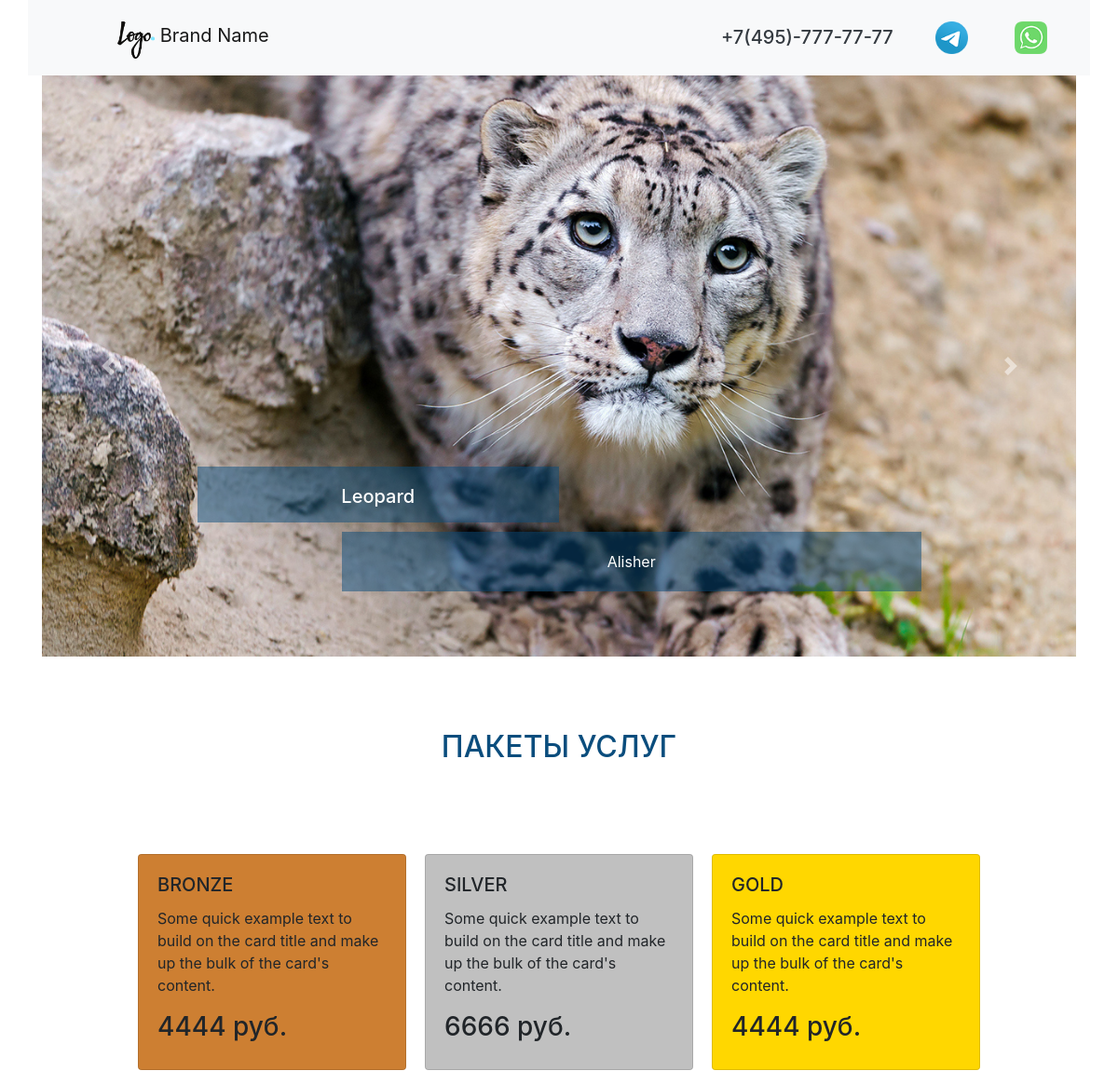
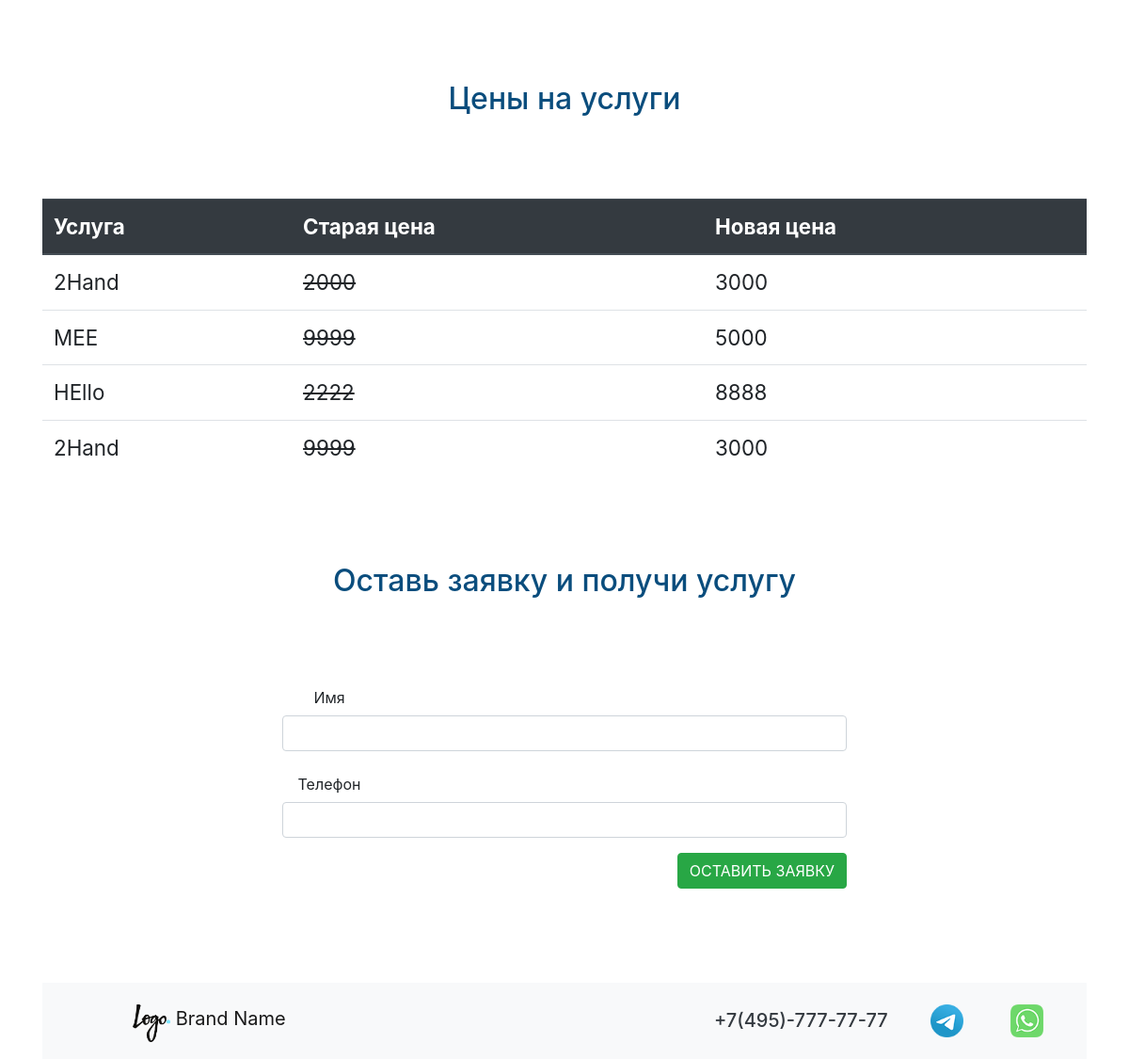
The page / on the database its author committed (2 pictures, top to bottom).
### cms/models.py (models this page shows, shortened)
class CmsSlider(models.Model):
    cms_img = models.ImageField(upload_to='sliderimg/')
    cms_title = models.CharField(max_length=200, verbose_name='Title')
    cms_text = models.CharField(max_length=200, verbose_name='Title')
    cms_css = models.CharField(max_length=200, null=True, default = '-', verbose_name= 'Stylee')
    class Meta:
        verbose_name = 'Slide'
        verbose_name_plural = 'Slides'

### price/models.py (models this page shows, shortened)
class PriceCard(models.Model):
    pc_value = models.CharField(max_length=20, verbose_name= ' Price')
    pc_decription = models.CharField(max_length=200, verbose_name= ' Describe')
    def __str__(self):
        return self.pc_value
    class Meta:
        verbose_name = 'Цена'
        verbose_name_plural = 'Цены'

class PriceTable(models.Model):
    pt_title = models.CharField(max_length=200, verbose_name= 'Service')
    pt_old_price = models.CharField(max_length=200, verbose_name= 'Old Price')
    pt_new_price = models.CharField(max_length=200, verbose_name='New Price')
    class Meta:
        verbose_name = 'Услуга'
        verbose_name_plural = 'Услугы'

### crm/views.py (the view)
# urls.py: path('', views.first_page),
def first_page(request):
    slider_list = CmsSlider.objects.all()
    pc_2 = PriceCard.objects.get(pk=2)
    pc_3 = PriceCard.objects.get(pk=3)
    pc_1 = PriceCard.objects.get(pk=1)
    price_table = PriceTable.objects.all()
    form = OrderForm()
    dict_obj = {
        'slider_list': slider_list,
        'pc_1': pc_1,
        'pc_2': pc_2,
        'pc_3': pc_3,
        'price_table': price_table,
        'form': form
    }
    return render(request, './index.html', dict_obj)

### crm/forms.py
class OrderForm(forms.Form):
    name = forms.CharField(max_length=200,
                           widget=forms.TextInput(attrs={
                               'class': 'form-control'
                           }))
    phone = forms.CharField(max_length=200,
                            widget=forms.TextInput(attrs={
                                'class': 'form-control'
                            })
                            )

### templates/index.html (shortened to what this page needs)
{% extends 'base.html' %}
{% load static %}
{% block index %}
  	{% include 'carusel.html' %}
  	{% include 'price.html' %}
  	<section>
  		<div class="container class_form">
  			<h1 class="text-3">Оставь заявку и получи услугу</h1>
  			<div class="row justify-content-center">
  			<form action="{% url 'sent' %}" method="POST" style="width: 50%;">
			  <div class="form-group row">
			    <label for="inputEmail3" class="col-sm-2 col-form-label">Имя</label><br>
			     {{ form.name }}
			  </div>
			  <div class="form-group row">
			    <label for="inputEmail3" class="col-sm-2 col-form-label">Телефон</label><br>
			      {{ form.phone }}
			  </div>
			  <div style="float: right;" class="form-group row">
			      <button type="submit" class="btn btn-success">ОСТАВИТЬ ЗАЯВКУ</button>
			  </div>
			</form>
			</div>
  		</div>
  	</section>
{% endblock %}

### templates/base.html (shortened to what this page needs)
{% load static %}
<!doctype html>
<html lang="ru">
  <head>
    <link href="{% static 'external.css' %}" rel="stylesheet">
    <link rel="stylesheet" href="https://cdn.jsdelivr.net/npm/bootstrap@4.5.3/dist/css/bootstrap.min.css">
  </head>
  <body>
	<nav class="navbar navbar-light bg-light container">
	  <a class="navbar-brand logo-top" href="#">
	    <img src=" {% static 'img/Logo.png' %}" width="40" height="40" class="d-inline-block align-top" alt="" loading="lazy">
	    Brand Name
	  </a>
	  <div class="contact-top">
                <a class="whatsapp-number" href="https://web.whatsapp.com/"></a>
                <a class="telegram-number" href="https://t.me/"></a>
              <a class="phone-number text-dark" href="tel:+74957777777">
              	<h5>+7(495)-777-77-77</h5></a>
      </div>
	</nav>
 {% block index %}
 {% endblock %}
    <footer>
  		<div class="container">
  			<nav class="navbar navbar-light bg-light container">
			    <a class="navbar-brand logo-top" href="#">
			    	<img src="{% static 'img/Logo.png' %}" width="40" height="40" class="d-inline-block align-top" alt="" loading="lazy">
			    	Brand Name
			    </a>
	  			<div class="contact-top">
	                <a class="whatsapp-number" href="https://web.whatsapp.com/"></a>
	                <a class="telegram-number" href="https://t.me/"></a>
	              	<a class="phone-number text-dark" href="tel:+74957777777">
	              	<h5>+7(495)-777-77-77</h5></a>
      			</div>
			</nav>
  		</div>
  	    </footer>
  </body>
</html>

### templates/carusel.html (shortened to what this page needs)
<!DOCTYPE html>
<html lang="en">
<head>
</head>
<body>
  	<section>
  		<div id="carouselExampleCaptions" class="carousel slide container" data-ride="carousel">
			<div class="carousel-inner">
				{% for slider in slider_list %}
		    <div class="carousel-item {{slider.cms_css}}">
		      <img src="{{ slider.cms_img.url }}" class="d-block w-100"  alt="..." />
		      <div class="carousel-caption d-none d-md-block">
		        <h5 class="slaider_h">{{ slider.cms_title }}</h5>
		        <p class="slaider_p">{{ slider.cms_text }}</p>
		      </div>
		    </div>
			  {% endfor %}
		  </div>
		  <a class="carousel-control-prev" href="#carouselExampleCaptions" role="button" data-slide="prev">
		    <span class="carousel-control-prev-icon" aria-hidden="true"></span>
		  </a>
		  <a class="carousel-control-next" href="#carouselExampleCaptions" role="button" data-slide="next">
		    <span class="carousel-control-next-icon" aria-hidden="true"></span>
		  </a>
		</div>
  	</section>
</body>
</html>

### templates/price.html (shortened to what this page needs)
{% load static %}
<!DOCTYPE html>
<html lang="en">
<head>
</head>
<body>
<section>
  		<div class="container">
  			<h1 class="text-3">ПАКЕТЫ УСЛУГ</h1>
  			<div class="row justify-content-center">
  				<div class="card product_card" style="width: 18rem; background-color: #cd7f32;">
				  <div class="card-body">
				    <h5 class="card-title">BRONZE</h5>
				    <p class="card-text">Some quick example text to build on the card title and make up the bulk of the card's content.</p>
				    <h3>{{pc_1}} руб.</h3>
				  </div>
				</div>
				<div class="card product_card" style="width: 18rem; background-color: #c0c0c0;">
				  <div class="card-body">
				    <h5 class="card-title">SILVER</h5>
				    <p class="card-text">Some quick example text to build on the card title and make up the bulk of the card's content.</p>
				    <h3>{{pc_2}} руб.</h3>
				  </div>
				</div>
				<div class="card product_card" style="width: 18rem; background-color: #ffd700;">
				  <div class="card-body">
				    <h5 class="card-title">GOLD</h5>
				    <p class="card-text">Some quick example text to build on the card title and make up the bulk of the card's content.</p>
				    <h3>{{pc_3}} руб.</h3>
				  </div>
				</div>
  			</div>
  		</div>
  	</section>
  	<section>
  		<div class="container">
  			<h1 class="text-3">Цены на услуги</h1>
  			<table class="table table_one">
			  <thead class="thead-dark">
			    <tr>
			      <th scope="col">Услуга</th>
			      <th scope="col">Старая цена</th>
			      <th scope="col">Новая цена</th>
			    </tr>
			  </thead>
			  <tbody>
			  {% for obj in price_table %}
			    <tr>
			      <td>{{obj.pt_title}}</td>
			      <td><del>{{obj.pt_old_price}}</del></td>
			      <td>{{obj.pt_new_price}}</td>
			    </tr>
			  {% endfor %}
			  </tbody>
			</table>
  		</div>
  	</section>
</body>
</html>

### Django/static/external.css (style rules this page uses)
.logo-top { width: 100px; height: 40px; float: left; margin: 0px 0px 5px 80px; }
.phone-number { width: 200px; height: 40px; float: right; margin: 20px 10px 5px 20px; }
.whatsapp-number { width: 35px; height: 35px; float: right; margin: 15px 30px 5px 20px; background: url(./img/wa-image-color.png) no-repeat center top / cover; transition: 0.5s ease-in-out; }
.telegram-number { width: 35px; height: 35px; float: right; margin: 15px 30px 5px 20px; background: url(./img/tg-image-color.png) no-repeat center top / cover; transition: 0.5s ease-in-out; }
.slaider_h { height: 60px; width: 50%; margin: 30px 0px 10px 0px; padding-top: 20px; background-color: rgba(10, 77, 125, 0.5); text-align: center; }
.slaider_p { height: 100%; width: 80%; float: right; margin: 0px 0px 30px 0px; padding-top: 20px; padding-bottom: 20px; background-color: rgba(10, 77, 125, 0.5); text-align: center; }
.text-3 { color: rgb(10, 77, 125); font-size: 2em; text-align: center; padding-top: 7%; padding-bottom: 7%; }
.product_card { margin: 10px; }
.table_one { font-size: 1.4em; }
.class_form { text-align: center; padding-bottom: 7%; }

### rows shown on the page
CmsSlider: cms_img (picture), cms_title "Leopard", cms_text "Alisher"
PriceCard: pc_value "4444"
PriceCard: pc_value "6666"
PriceCard: pc_value "4444"
PriceTable: pt_title "2Hand", pt_old_price "2000", pt_new_price "3000"
PriceTable: pt_title "MEE", pt_old_price "9999", pt_new_price "5000"
PriceTable: pt_title "HEllo", pt_old_price "2222", pt_new_price "8888"
PriceTable: pt_title "2Hand", pt_old_price "9999", pt_new_price "3000"
